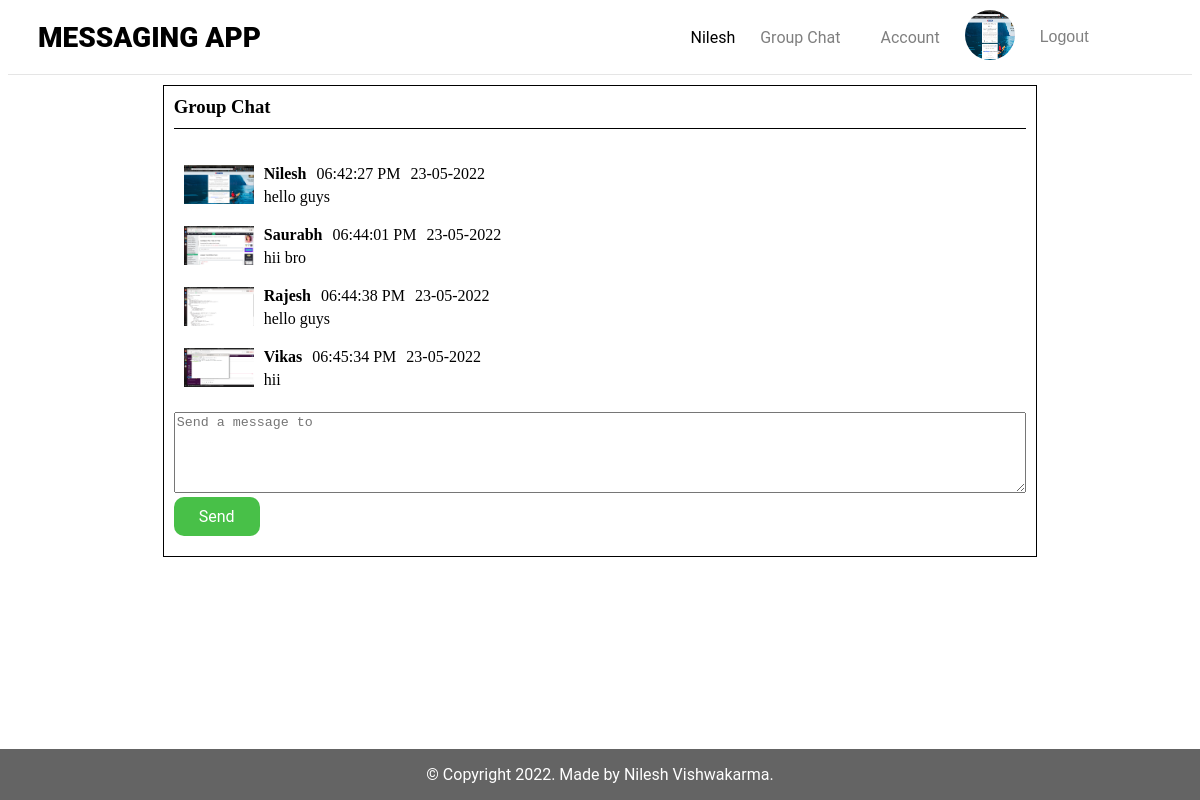
Page /view/group_chat.php (signed in) on the committed database.
### tables this page shows
CREATE TABLE `users` (
  `id` int NOT NULL,
  `name` varchar(50) NOT NULL,
  `email` varchar(150) NOT NULL,
  `phone_number` varchar(10) NOT NULL,
  `gender` varchar(10) NOT NULL,
  `password` varchar(250) NOT NULL,
  `profile_image` varchar(250) NOT NULL
);

CREATE TABLE `group_chats` (
  `id` int NOT NULL,
  `user_id` int NOT NULL,
  `message` text NOT NULL,
  `time` varchar(20) NOT NULL,
  `date` varchar(20) NOT NULL
);

### database/config/DatabaseConnection.php (called while the page is built, shortened)
<?php
class DatabaseConnection
{
    public function __construct()
    {
        try {
            $conn = new mysqli(HOST, USER, PASSWORD, DATABASE);
            return $this->conn = $conn;
        } catch (Exception $e) {
            echo $e->getMessage();
        }
    }
}
?>

### model/User.php (called while the page is built, shortened)
<?php
class User
{
    public function __construct()
    {
        $db = new DatabaseConnection;
        $this->conn = $db->conn;
    }
    public function userDetails($table, $type = '', $columns = '', $values = '')
    {
        if ($values) {
        if (is_array($columns)) {
            foreach ($columns as $column) {
                $conditions[] = "$column = ?";
            }
            $conditions = implode(" AND ", $conditions);
        } else {
            $conditions = "$columns = ?";
        }
        $query = $this->conn->prepare("SELECT * FROM $table WHERE $conditions");
        if (is_array($values)) {
            $query->bind_param($type, ...$values);
        } else {
            $query->bind_param($type, $values);
        }
        $query->execute();
        return $query->get_result()->fetch_assoc();
        }
    }
    public function groupMessageList($table, $user_id = '')
    {
        $message = $this->conn->query("SELECT * FROM $table INNER JOIN users ON users.id = $table.user_id ORDER BY $table.id DESC");
        if ($message->num_rows >0) {
            return $message;
        } else {
            return false;
        }
    }
}
$userData = new User;
?>

### view/group_chat.php (the view, shortened to what this page needs)
<?php
  include('../controller/UserController.php');
  $userData->notLogin('id');
  include('../includes/header.php');
  include('../includes/nav.php');
?>
<div class="container">
  <div class="message">
    <div class="message-head">
      <h3>Group Chat</h3>
    </div>
    <div class="message-body">
      <?php
      $chats = $userData->groupMessageList('group_chats', $_SESSION['id']);
      if ($chats) {
        foreach ($chats as $chat) {
      ?>
      <div class="message-partition">
        <img src="../assets/upload/<?php echo $chat['profile_image']; ?>" alt="<?php echo $chat['profile_image']; ?>">
        <div class="message-view">
          <div class="user-info">
            <p><b><?php echo $chat['name']; ?></b></p>
            <p><?php echo $chat['time']; ?></p>
            <p><?php echo $chat['date']; ?></p>
          </div>
          <div class="text">
            <p><?php echo $chat['message']; ?></p>
          </div>
        </div>
      </div>
      <?php } } ?>
    </div>
    <div class="message-footer">
      <form action="<?php echo $_SERVER['PHP_SELF']; ?>" method="post">
        <div class="message-text">
          <textarea name="message" cols="30" rows="5" placeholder="Send a message to <?php echo $user['name']; ?>"></textarea>
        </div>
        <div class="message-send">
          <input type="submit" name="send_group_message" class="btn btn-success" value="Send">
        </div>
      </form>
    </div>
  </div>
</div>
<?php
  include('../includes/footer.php');
?>

### includes/nav.php
<header>
  <nav>
    <div class="left">
      <h1><a href="./">Messaging App</a></h1>
    </div>
    <div class="right">
      <ul>
        <?php
          $id = $_SESSION['id'];
          $detail = $userData->userDetails('users', 'i', 'id', $id);
          if ($detail) {
        ?>
        <li><?php echo $detail['name']; ?></li>
        <li><a href="group_chat.php">Group Chat</a></li>
        <li><a href="account.php">Account</a></li>
        <li><img src="../assets/upload/<?php echo $detail['profile_image']; ?>" alt="<?php echo $detail['profile_image']; ?>"></li>
        <li>
          <form action="<?php echo $_SERVER['PHP_SELF']; ?>" method="POST">
            <button type="submit" name="user_logout" class="btn-logout">Logout</button>
          </form>
        </li>
        <?php } ?>
      </ul>
    </div>
  </nav>
</header>

### assets/css/style.css (style rules this page uses)
header { width: 100%; margin: 0; border-bottom: 1px solid rgba(0, 0, 0, 0.1); }
.container { margin: 0 auto; padding: 0; width: 90%; }
header nav { display: flex; justify-content: space-between; align-items: center; margin: 10px 30px; padding: 0; width: 90%; }
header nav h1 { float: left; padding: 0; font-weight: 900; font-size: 28px; margin: 0; text-transform: uppercase; font-family: "Roboto", Arial, sans-serif; }
header nav h1 a { color: black; text-decoration: none; }
header nav .left { padding: 0; }
header nav .right { float: right; padding: 0; margin: 0; }
header nav .right ul { margin: 0; display: flex; align-items: center; font-family: "Roboto", Arial, sans-serif; }
header nav .right ul li { list-style: none; margin-left: 10px; display: inline-block; }
header nav .right ul li img { width: 50px; height: 50px; border-radius: 50%; }
header nav .right ul li a { color: rgba(0, 0, 0, 0.5); font-size: 16px; padding: 12px 15px; text-decoration: none; position: relative; }
.btn { padding: 10px 25px; font-size: 16px; border-radius: 10px; text-decoration: none; font-family: "Roboto", Arial, sans-serif; border: none; color: #fff; cursor: pointer; }
.btn-success { background-color: rgb(72, 192, 72); }
.btn-logout { color: rgba(0, 0, 0, 0.5); font-size: 16px; padding: 12px 15px; border: none; background-color: transparent; cursor: pointer; }
.message { width: 80%; height: 450px; margin: 10px auto; position: relative; padding: 10px; border: 1px solid #000; }
.message-head { border-bottom: 1px solid #000; }
.message-head h3 { margin: 0 0 10px 0; }
.message-body { height: 270px; overflow-y: auto; display: flex; flex-direction: column-reverse; }
.message-partition { display: flex; padding: 10px; }
.message-body img { width: 70px; height: fit-content; }
.user-info { display: flex; }
.message-view p { margin: 0 0 0 10px; }
.text p { margin-top: 5px; }
.message-footer { padding: 5px 0 20px 0; position: absolute; width: 97%; bottom: 0; }
.message-text textarea { width: 100%; }

### rows in the picture
users: name "Nilesh", profile_image (picture)
group_chats: user.profile_image (picture), user.name "Vikas", time "06:45:34 PM", date "23-05-2022", message "hii"
group_chats: user.profile_image (picture), user.name "Rajesh", time "06:44:38 PM", date "23-05-2022", message "hello guys"
group_chats: user.profile_image (picture), user.name "Saurabh", time "06:44:01 PM", date "23-05-2022", message "hii bro"
group_chats: user.profile_image (picture), user.name "Nilesh", time "06:42:27 PM", date "23-05-2022", message "hello guys"
